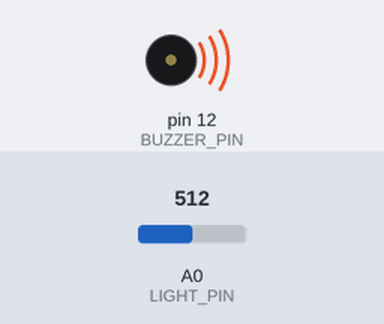
Recording of a sketch running on a simulated Arduino Uno, built with avr-gcc and run on an emulated ATmega328P. On the bench: buzzer (waves = sounding). Inputs (shaded band) come from the test bench; at power-on: A0 (LIGHT_PIN) = 512. What the sketch prints to the serial monitor is not drawn.

Above: at 0.1 s.
Timing chart, 0 to 1.6 s (numbered marks = the images above):
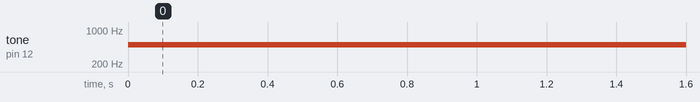

The sketch:

Challenge03_MapPitch.ino
```cpp
// Complete example solution for Lesson08, challenge 03.
const int LIGHT_PIN = A0, BUZZER_PIN = 12;
void setup() {
  Serial.begin(9600);
}
void loop() {
  int r = analogRead(LIGHT_PIN);
  int pitch = map(r, 0, 1023, 200, 800);
  tone(BUZZER_PIN, pitch);
  Serial.print(r);
  Serial.print(" ");
  Serial.println(pitch);
  delay(100);
}
```

Measured:
- by itself, tone on pin 12 (BUZZER_PIN): silent → 500 Hz at 0.00 s
